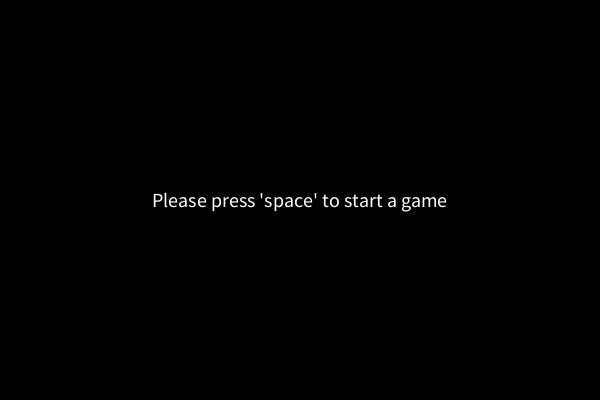
Frame 1 (no input)
Frame 60 (the mouse pressed at the canvas centre just before this capture): identical to frame 1, image omitted
Frame 120 (the mouse held since frame 60 and released just before this capture): identical to frame 1, image omitted

The Processing sketch that drew this single still picture (run headless with seeded random() and noise(); from frame 60 on, the mouse is pressed at the canvas centre):

// Processing sketch: project_2
// ── project_2.pde
PongGame game;

void setup() {
  size(600, 400);
  frameRate(60);
  
  game = new PongGame();
  
  loop();
}

void draw() {
  background(0);
  
  game.draw();
}

void keyPressed() {
  if (keyCode == 32) {
    game.startGame(); 
  }
}

void mouseMoved() {
  game.mouseMoved();
}

class PongGame {
 
  private int p1Score, p2Score;
  private int winner = -1;
  private PongPaddle p1Paddle, p2Paddle;
  private PongBall ball;
  private boolean isGameRunning = false;
  
  public PongGame() {
    p1Paddle = new PongPaddle(0);
    p2Paddle = new PongPaddle(1);
    ball = new PongBall();
  }
  
  public void draw() {
    if (isGameRunning) {
      drawScore();
      
      fill(162);
      for (int i = 0; i < 20; i++) {
        if (i % 2 == 1) {
          rect(295, -10 + i * 20, 10, 20);
        }
      }
     
      ball.draw();
      p1Paddle.draw();
      p2Paddle.draw();
    } else {
      fill(255);
      noStroke();
      textSize(20);
      textAlign(CENTER, CENTER);
      if (winner == -1) {
        text("Please press 'space' to start a game", 300, 200);
      } else {
        drawScore();
        textSize(20);
        textAlign(CENTER, CENTER);
        text("Player " + (winner + 1) + " has won!\nPress 'space' to start a new game", 300, 200);
      }
    }
  }
  
  public void mouseMoved() {
    p1Paddle.mouseMoved();
  }
  
  public void startGame() {
    if (!isGameRunning) {
      isGameRunning = true;
      p1Score = 0;
      p2Score = 0;
    }
  }
  
  public void drawScore() {
    fill(255);
    noStroke();
    textSize(30);
    textAlign(CENTER, TOP);
    text(p1Score, 150, 10);
    text(p2Score, 450, 10);
  }
  
  class PongPaddle {
    
    private int x, y, type;
    private final int WIDTH = 10;
    private final int HEIGHT = 60;
    
    public PongPaddle(int type) {
      this.type = type;
      if (this.type == 0) {
        x = 10;
      } else {
        x = 600;
      }
      y = 200;
    }
    
    public void draw() {
      if (type != 0 && ball != null) {
        if (ball.getY() + (HEIGHT / 4) >= y) {
          y++; 
        } else if (ball.getY() + (HEIGHT / 4) <= y) {
          y--; 
        }
      }
      
      fill(255);
      noStroke();
      rect(x - WIDTH, y - (HEIGHT / 2), WIDTH, HEIGHT);
    }
    
    public void mouseMoved() {
      if (type == 0) {
        if (mouseY < HEIGHT / 2) {
          y = HEIGHT / 2; 
        } else if (mouseY > 400 - (HEIGHT / 2)) {
          y = 400 - (HEIGHT / 2); 
        } else {
          y = mouseY; 
        }
      }
    }
    
    public int getX() {
      return x; 
    }
    
    public int getY() {
      return y; 
    }
  }
  
  class PongBall {
    
    private int x, y;
    private float xStep, yStep;
    private final int SIZE = 20;
    
    public PongBall() {
      x = 300;
      y = 200;
      generateMovement();
    }
    
    public void draw() {
      move();
      
      fill(255);
      noStroke();
      rect(x - (SIZE / 2), y - (SIZE / 2), SIZE, SIZE);
    }
    
    public void generateMovement() {
      if ((int) random(0, 100) < 50) {
        xStep = 2 + (random(0, 2) / (int) random(2, 2));
      } else {
        xStep = -2 - (random(0, 2) / (int) random(2, 2));
      }
      
      if ((int) random(0, 100) < 50) {
        yStep = 2 + (random(0, 2) / (int) random(2, 2));
      } else {
        yStep = -2 - (random(0, 2) / (int) random(2, 2));
      }
    }
    
    public void move() {
      if (x < -50) {
        p2Score++;
        if (p2Score == 9) {
          isGameRunning = false;
          winner = 1;
        }
        x = 300;
        y = 200;
        generateMovement();
      } else if (x > 650) {
        p1Score++;
        if (p1Score == 9) {
          isGameRunning = false;
          winner = 0;
        }
        x = 300;
        y = 200;
        generateMovement();
      }
      
      if (x - (SIZE / 2) <= 10 && x - (SIZE / 2) >= 0 || x + (SIZE / 2) >= 590 &&  x + (SIZE / 2) <= 600) {
        if (p1Paddle.getY() - 30 <= y + 10 && p1Paddle.getY() + 30 >= y - 10) {
          xStep = abs(xStep);
        } else if (p2Paddle.getY() - 30 <= y + 10 && p2Paddle.getY() + 30 >= y - 10) {
          xStep = abs(xStep) * -1;
        }
      }
      
      if (y - (SIZE / 2) <= 0) {
        yStep = abs(yStep);
      } else if (y + (SIZE / 2) >= 400) {
        yStep = abs(yStep) * -1;
      }
      x += xStep;
      y += yStep;
    }
    
    public int getX() {
      return x; 
    }
    
    public int getY() {
      return y; 
    }
  }
}
